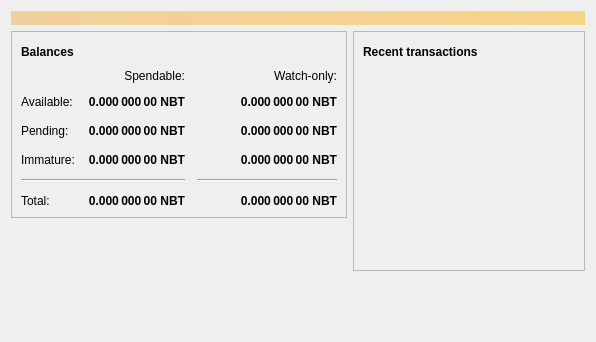
<?xml version="1.0" encoding="UTF-8"?>
<ui version="4.0">
 <class>OverviewPage</class>
 <widget class="QWidget" name="OverviewPage">
  <property name="geometry">
   <rect>
    <x>0</x>
    <y>0</y>
    <width>596</width>
    <height>342</height>
   </rect>
  </property>
  <property name="windowTitle">
   <string>Form</string>
  </property>
  <layout class="QVBoxLayout" name="topLayout">
   <item>
    <widget class="QLabel" name="labelAlerts">
     <property name="visible">
      <bool>false</bool>
     </property>
     <property name="styleSheet">
      <string notr="true">background-color: qlineargradient(x1: 0, y1: 0, x2: 1, y2: 0, stop:0 #F0D0A0, stop:1 #F8D488); color:#000000;</string>
     </property>
     <property name="wordWrap">
      <bool>true</bool>
     </property>
     <property name="margin">
      <number>3</number>
     </property>
    </widget>
   </item>
   <item>
    <layout class="QHBoxLayout" name="horizontalLayout" stretch="1,1">
     <item>
      <layout class="QVBoxLayout" name="verticalLayout_2">
       <item>
        <widget class="QFrame" name="frame">
         <property name="frameShape">
          <enum>QFrame::StyledPanel</enum>
         </property>
         <property name="frameShadow">
          <enum>QFrame::Raised</enum>
         </property>
         <layout class="QVBoxLayout" name="verticalLayout_4">
          <item>
           <layout class="QHBoxLayout" name="horizontalLayout_4">
            <item>
             <widget class="QLabel" name="label_5">
              <property name="font">
               <font>
                <weight>75</weight>
                <bold>true</bold>
               </font>
              </property>
              <property name="text">
               <string>Balances</string>
              </property>
             </widget>
            </item>
            <item>
             <widget class="QPushButton" name="labelWalletStatus">
              <property name="enabled">
               <bool>false</bool>
              </property>
              <property name="maximumSize">
               <size>
                <width>30</width>
                <height>16777215</height>
               </size>
              </property>
              <property name="toolTip">
               <string>The displayed information may be out of date. Your wallet automatically synchronizes with the Najafbit network after a connection is established, but this process has not completed yet.</string>
              </property>
              <property name="text">
               <string/>
              </property>
              <property name="icon">
               <iconset resource="../najafbit.qrc">
                <normaloff>:/icons/warning</normaloff>
                <disabledoff>:/icons/warning</disabledoff>:/icons/warning</iconset>
              </property>
              <property name="iconSize">
               <size>
                <width>24</width>
                <height>24</height>
               </size>
              </property>
              <property name="flat">
               <bool>true</bool>
              </property>
             </widget>
            </item>
            <item>
             <spacer name="horizontalSpacer_3">
              <property name="orientation">
               <enum>Qt::Horizontal</enum>
              </property>
              <property name="sizeHint" stdset="0">
               <size>
                <width>40</width>
                <height>20</height>
               </size>
              </property>
             </spacer>
            </item>
           </layout>
          </item>
          <item>
           <layout class="QGridLayout" name="gridLayout">
            <property name="spacing">
             <number>12</number>
            </property>
            <item row="2" column="2">
             <widget class="QLabel" name="labelWatchPending">
              <property name="font">
               <font>
                <weight>75</weight>
                <bold>true</bold>
               </font>
              </property>
              <property name="cursor">
               <cursorShape>IBeamCursor</cursorShape>
              </property>
              <property name="toolTip">
               <string>Unconfirmed transactions to watch-only addresses</string>
              </property>
              <property name="text">
               <string notr="true">0.000 000 00 NBT</string>
              </property>
              <property name="alignment">
               <set>Qt::AlignRight|Qt::AlignTrailing|Qt::AlignVCenter</set>
              </property>
              <property name="textInteractionFlags">
               <set>Qt::LinksAccessibleByMouse|Qt::TextSelectableByKeyboard|Qt::TextSelectableByMouse</set>
              </property>
             </widget>
            </item>
            <item row="2" column="1">
             <widget class="QLabel" name="labelUnconfirmed">
              <property name="font">
               <font>
                <weight>75</weight>
                <bold>true</bold>
               </font>
              </property>
              <property name="cursor">
               <cursorShape>IBeamCursor</cursorShape>
              </property>
              <property name="toolTip">
               <string>Total of transactions that have yet to be confirmed, and do not yet count toward the spendable balance</string>
              </property>
              <property name="text">
               <string notr="true">0.000 000 00 NBT</string>
              </property>
              <property name="alignment">
               <set>Qt::AlignRight|Qt::AlignTrailing|Qt::AlignVCenter</set>
              </property>
              <property name="textInteractionFlags">
               <set>Qt::LinksAccessibleByMouse|Qt::TextSelectableByKeyboard|Qt::TextSelectableByMouse</set>
              </property>
             </widget>
            </item>
            <item row="3" column="2">
             <widget class="QLabel" name="labelWatchImmature">
              <property name="font">
               <font>
                <weight>75</weight>
                <bold>true</bold>
               </font>
              </property>
              <property name="cursor">
               <cursorShape>IBeamCursor</cursorShape>
              </property>
              <property name="toolTip">
               <string>Mined balance in watch-only addresses that has not yet matured</string>
              </property>
              <property name="text">
               <string notr="true">0.000 000 00 NBT</string>
              </property>
              <property name="alignment">
               <set>Qt::AlignRight|Qt::AlignTrailing|Qt::AlignVCenter</set>
              </property>
              <property name="textInteractionFlags">
               <set>Qt::LinksAccessibleByMouse|Qt::TextSelectableByKeyboard|Qt::TextSelectableByMouse</set>
              </property>
             </widget>
            </item>
            <item row="4" column="0" colspan="2">
             <widget class="Line" name="line">
              <property name="orientation">
               <enum>Qt::Horizontal</enum>
              </property>
             </widget>
            </item>
            <item row="4" column="2">
             <widget class="Line" name="lineWatchBalance">
              <property name="sizePolicy">
               <sizepolicy hsizetype="Preferred" vsizetype="Fixed">
                <horstretch>0</horstretch>
                <verstretch>0</verstretch>
               </sizepolicy>
              </property>
              <property name="minimumSize">
               <size>
                <width>140</width>
                <height>0</height>
               </size>
              </property>
              <property name="orientation">
               <enum>Qt::Horizontal</enum>
              </property>
             </widget>
            </item>
            <item row="5" column="0">
             <widget class="QLabel" name="labelTotalText">
              <property name="text">
               <string>Total:</string>
              </property>
             </widget>
            </item>
            <item row="3" column="1">
             <widget class="QLabel" name="labelImmature">
              <property name="font">
               <font>
                <weight>75</weight>
                <bold>true</bold>
               </font>
              </property>
              <property name="cursor">
               <cursorShape>IBeamCursor</cursorShape>
              </property>
              <property name="toolTip">
               <string>Mined balance that has not yet matured</string>
              </property>
              <property name="text">
               <string notr="true">0.000 000 00 NBT</string>
              </property>
              <property name="alignment">
               <set>Qt::AlignRight|Qt::AlignTrailing|Qt::AlignVCenter</set>
              </property>
              <property name="textInteractionFlags">
               <set>Qt::LinksAccessibleByMouse|Qt::TextSelectableByKeyboard|Qt::TextSelectableByMouse</set>
              </property>
             </widget>
            </item>
            <item row="2" column="3">
             <spacer name="horizontalSpacer_2">
              <property name="orientation">
               <enum>Qt::Horizontal</enum>
              </property>
              <property name="sizeHint" stdset="0">
               <size>
                <width>40</width>
                <height>20</height>
               </size>
              </property>
             </spacer>
            </item>
            <item row="3" column="0">
             <widget class="QLabel" name="labelImmatureText">
              <property name="text">
               <string>Immature:</string>
              </property>
             </widget>
            </item>
            <item row="5" column="1">
             <widget class="QLabel" name="labelTotal">
              <property name="font">
               <font>
                <weight>75</weight>
                <bold>true</bold>
               </font>
              </property>
              <property name="cursor">
               <cursorShape>IBeamCursor</cursorShape>
              </property>
              <property name="toolTip">
               <string>Your current total balance</string>
              </property>
              <property name="text">
               <string notr="true">0.000 000 00 NBT</string>
              </property>
              <property name="alignment">
               <set>Qt::AlignRight|Qt::AlignTrailing|Qt::AlignVCenter</set>
              </property>
              <property name="textInteractionFlags">
               <set>Qt::LinksAccessibleByMouse|Qt::TextSelectableByKeyboard|Qt::TextSelectableByMouse</set>
              </property>
             </widget>
            </item>
            <item row="5" column="2">
             <widget class="QLabel" name="labelWatchTotal">
              <property name="font">
               <font>
                <weight>75</weight>
                <bold>true</bold>
               </font>
              </property>
              <property name="cursor">
               <cursorShape>IBeamCursor</cursorShape>
              </property>
              <property name="toolTip">
               <string>Current total balance in watch-only addresses</string>
              </property>
              <property name="text">
               <string notr="true">0.000 000 00 NBT</string>
              </property>
              <property name="alignment">
               <set>Qt::AlignRight|Qt::AlignTrailing|Qt::AlignVCenter</set>
              </property>
              <property name="textInteractionFlags">
               <set>Qt::LinksAccessibleByMouse|Qt::TextSelectableByKeyboard|Qt::TextSelectableByMouse</set>
              </property>
             </widget>
            </item>
            <item row="0" column="2">
             <widget class="QLabel" name="labelWatchonly">
              <property name="text">
               <string>Watch-only:</string>
              </property>
              <property name="alignment">
               <set>Qt::AlignRight|Qt::AlignTrailing|Qt::AlignVCenter</set>
              </property>
             </widget>
            </item>
            <item row="1" column="0">
             <widget class="QLabel" name="labelBalanceText">
              <property name="text">
               <string>Available:</string>
              </property>
             </widget>
            </item>
            <item row="1" column="1">
             <widget class="QLabel" name="labelBalance">
              <property name="font">
               <font>
                <weight>75</weight>
                <bold>true</bold>
               </font>
              </property>
              <property name="cursor">
               <cursorShape>IBeamCursor</cursorShape>
              </property>
              <property name="toolTip">
               <string>Your current spendable balance</string>
              </property>
              <property name="text">
               <string notr="true">0.000 000 00 NBT</string>
              </property>
              <property name="alignment">
               <set>Qt::AlignRight|Qt::AlignTrailing|Qt::AlignVCenter</set>
              </property>
              <property name="textInteractionFlags">
               <set>Qt::LinksAccessibleByMouse|Qt::TextSelectableByKeyboard|Qt::TextSelectableByMouse</set>
              </property>
             </widget>
            </item>
            <item row="1" column="2">
             <widget class="QLabel" name="labelWatchAvailable">
              <property name="font">
               <font>
                <weight>75</weight>
                <bold>true</bold>
               </font>
              </property>
              <property name="cursor">
               <cursorShape>IBeamCursor</cursorShape>
              </property>
              <property name="toolTip">
               <string>Your current balance in watch-only addresses</string>
              </property>
              <property name="text">
               <string notr="true">0.000 000 00 NBT</string>
              </property>
              <property name="alignment">
               <set>Qt::AlignRight|Qt::AlignTrailing|Qt::AlignVCenter</set>
              </property>
              <property name="textInteractionFlags">
               <set>Qt::LinksAccessibleByMouse|Qt::TextSelectableByKeyboard|Qt::TextSelectableByMouse</set>
              </property>
             </widget>
            </item>
            <item row="2" column="0">
             <widget class="QLabel" name="labelPendingText">
              <property name="text">
               <string>Pending:</string>
              </property>
             </widget>
            </item>
            <item row="0" column="1">
             <widget class="QLabel" name="labelSpendable">
              <property name="text">
               <string>Spendable:</string>
              </property>
              <property name="alignment">
               <set>Qt::AlignRight|Qt::AlignTrailing|Qt::AlignVCenter</set>
              </property>
             </widget>
            </item>
           </layout>
          </item>
         </layout>
        </widget>
       </item>
       <item>
        <spacer name="verticalSpacer">
         <property name="orientation">
          <enum>Qt::Vertical</enum>
         </property>
         <property name="sizeHint" stdset="0">
          <size>
           <width>20</width>
           <height>40</height>
          </size>
         </property>
        </spacer>
       </item>
      </layout>
     </item>
     <item>
      <layout class="QVBoxLayout" name="verticalLayout_3">
       <item>
        <widget class="QFrame" name="frame_2">
         <property name="frameShape">
          <enum>QFrame::StyledPanel</enum>
         </property>
         <property name="frameShadow">
          <enum>QFrame::Raised</enum>
         </property>
         <layout class="QVBoxLayout" name="verticalLayout">
          <item>
           <layout class="QHBoxLayout" name="horizontalLayout_2">
            <item>
             <widget class="QLabel" name="label_4">
              <property name="font">
               <font>
                <weight>75</weight>
                <bold>true</bold>
               </font>
              </property>
              <property name="text">
               <string>Recent transactions</string>
              </property>
             </widget>
            </item>
            <item>
             <widget class="QPushButton" name="labelTransactionsStatus">
              <property name="enabled">
               <bool>false</bool>
              </property>
              <property name="maximumSize">
               <size>
                <width>30</width>
                <height>16777215</height>
               </size>
              </property>
              <property name="toolTip">
               <string>The displayed information may be out of date. Your wallet automatically synchronizes with the Najafbit network after a connection is established, but this process has not completed yet.</string>
              </property>
              <property name="text">
               <string/>
              </property>
              <property name="icon">
               <iconset resource="../najafbit.qrc">
                <normaloff>:/icons/warning</normaloff>
                <disabledoff>:/icons/warning</disabledoff>:/icons/warning</iconset>
              </property>
              <property name="iconSize">
               <size>
                <width>24</width>
                <height>24</height>
               </size>
              </property>
              <property name="flat">
               <bool>true</bool>
              </property>
             </widget>
            </item>
            <item>
             <spacer name="horizontalSpacer">
              <property name="orientation">
               <enum>Qt::Horizontal</enum>
              </property>
              <property name="sizeHint" stdset="0">
               <size>
                <width>40</width>
                <height>20</height>
               </size>
              </property>
             </spacer>
            </item>
           </layout>
          </item>
          <item>
           <widget class="QListView" name="listTransactions">
            <property name="styleSheet">
             <string notr="true">QListView { background: transparent; }</string>
            </property>
            <property name="frameShape">
             <enum>QFrame::NoFrame</enum>
            </property>
            <property name="verticalScrollBarPolicy">
             <enum>Qt::ScrollBarAlwaysOff</enum>
            </property>
            <property name="horizontalScrollBarPolicy">
             <enum>Qt::ScrollBarAlwaysOff</enum>
            </property>
            <property name="selectionMode">
             <enum>QAbstractItemView::NoSelection</enum>
            </property>
           </widget>
          </item>
         </layout>
        </widget>
       </item>
       <item>
        <spacer name="verticalSpacer_2">
         <property name="orientation">
          <enum>Qt::Vertical</enum>
         </property>
         <property name="sizeHint" stdset="0">
          <size>
           <width>20</width>
           <height>40</height>
          </size>
         </property>
        </spacer>
       </item>
      </layout>
     </item>
    </layout>
   </item>
  </layout>
 </widget>
 <resources/>
 <connections/>
</ui>
